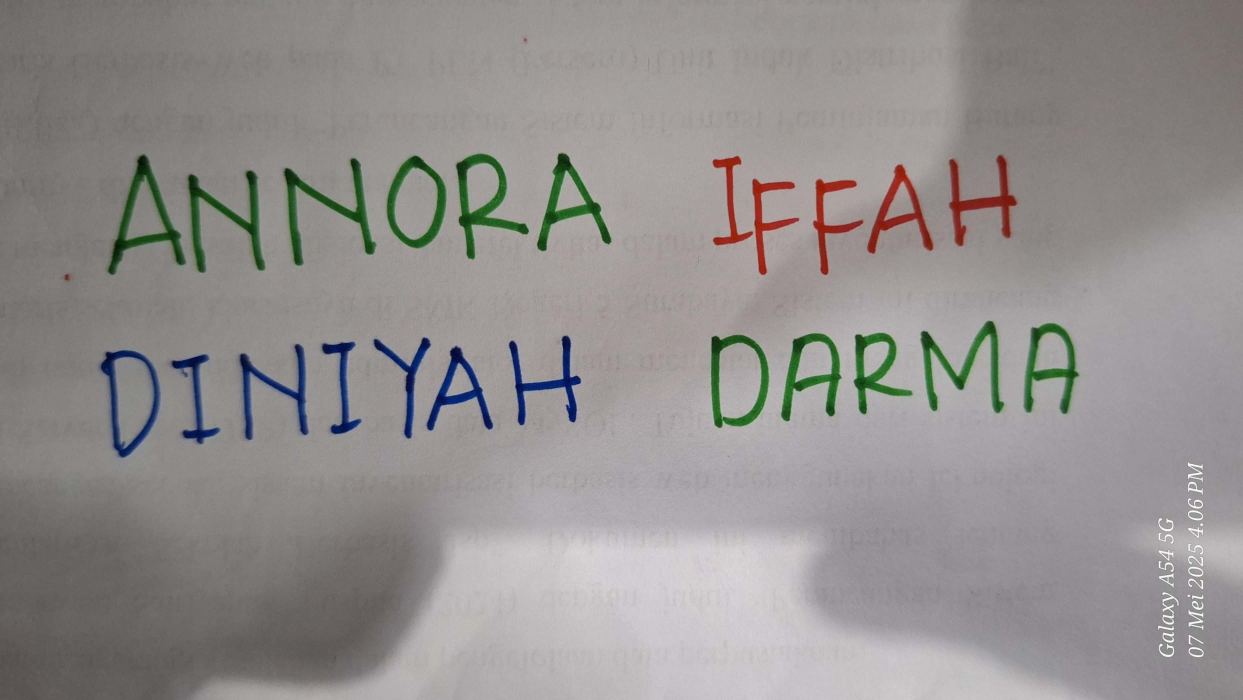
#> input picture WARNA.jpg, 3728 x 2100 px (shown at 1/3 size)
$ jupyter execute 'Nomor 1 & 2.ipynb'
#> lines starting #> are read from the running program, lines starting #| are printed output that depends on the picture; after the words box and inside, x2 and y2 are one past the last pixel; in counts of white or black regions, pixels touching at a corner belong together
## NOMOR 1

[cell 1]
#202331162_Annora Iffah Diniyah Darma
import cv2
import numpy as np
from matplotlib import pyplot as plt

[cell 2]
#202331162_Annora Iffah Diniyah Darma
color_image = cv2.imread('WARNA.jpg')
#> color_image is the input picture: shape (2100, 3728, 3); mean B, G, R 142.2, 143.6, 147.2

[cell 3]
#202331162_Annora Iffah Diniyah Darma
img = cv2.imread('WARNA.jpg')
img_rgb = cv2.cvtColor(img, cv2.COLOR_BGR2RGB)
gray = cv2.cvtColor(img, cv2.COLOR_BGR2GRAY)
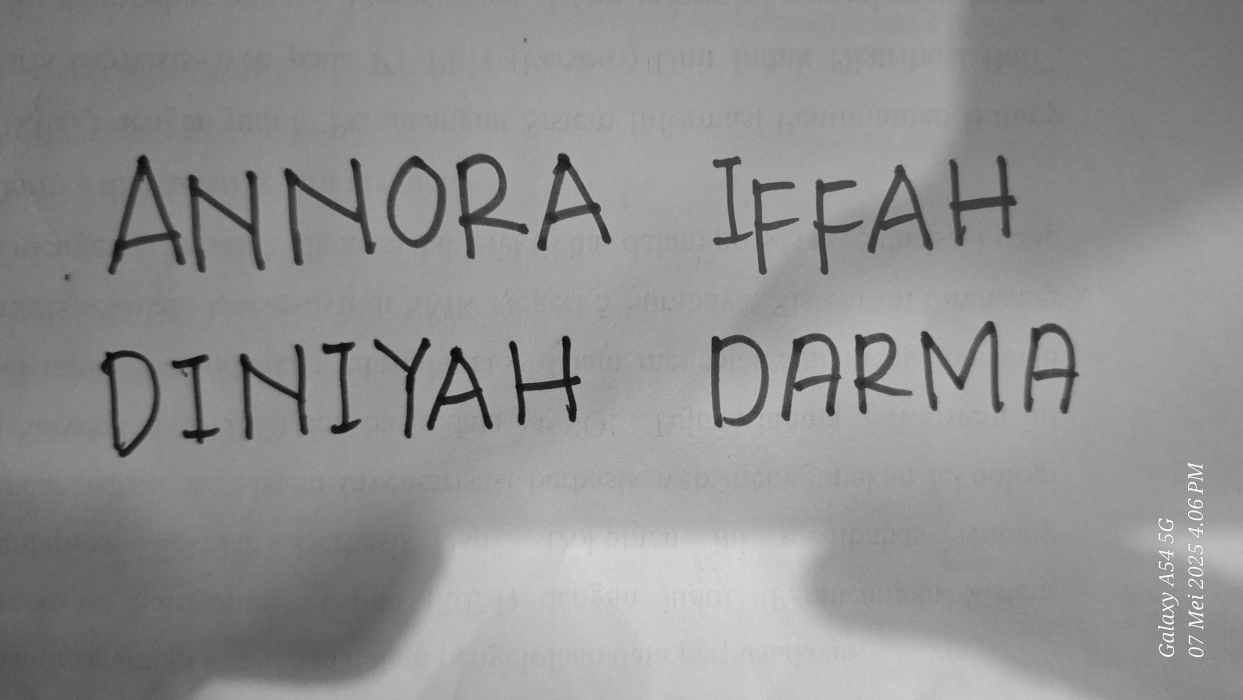
#> gray: shape (2100, 3728) (shown at 1/3 size); min 4, max 255, mean 144.5

[cell 4]
#202331162_Annora Iffah Diniyah Darma
hsv = cv2.cvtColor(img, cv2.COLOR_BGR2HSV)
#> hsv: shape (2100, 3728, 3); mean H, S, V 63.5, 19, 149.6

[cell 5]
#202331162_Annora Iffah Diniyah Darma

# Definisikan mask warna
mask_blue = cv2.inRange(hsv, np.array([100, 50, 50]), np.array([140, 255, 255]))
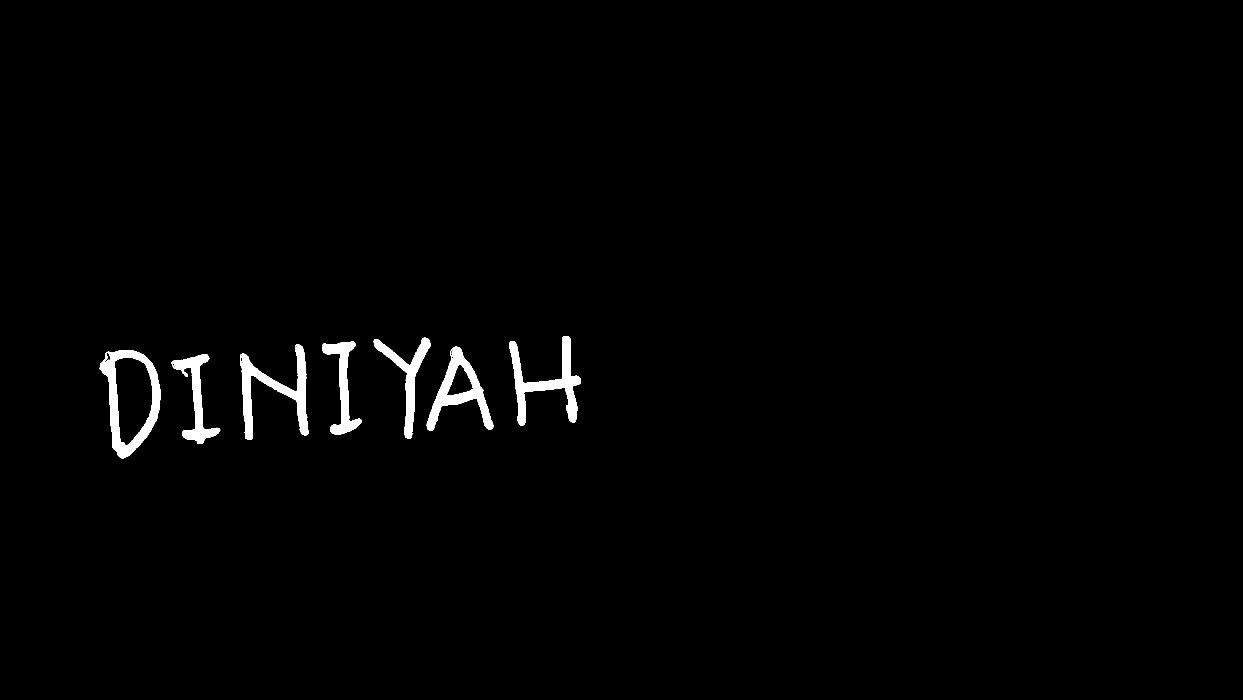
#> mask_blue: shape (2100, 3728) (shown at 1/3 size); 1.2% white; 8 white regions (1 under 20 px), largest, box (x1, y1, x2, y2) and area: (299, 1050, 482, 1375) 18344, (720, 1033, 927, 1320) 16718, (1527, 1008, 1743, 1276) 15878
mask_red = cv2.inRange(hsv, np.array([0, 50, 50]), np.array([10, 255, 255])) + \
           cv2.inRange(hsv, np.array([160, 50, 50]), np.array([180, 255, 255]))
#> mask_red: shape (2100, 3728); 0.99% white; 7 white regions (1 under 20 px), largest, box (x1, y1, x2, y2) and area: (2137, 466, 2399, 827) 23333, (2846, 464, 3056, 740) 21165, (2600, 491, 2803, 764) 18193, (2438, 536, 2593, 827) 14045, (192, 822, 210, 847) 364, (1572, 116, 1580, 124) 52
mask_green = cv2.inRange(hsv, np.array([40, 50, 50]), np.array([80, 255, 255]))
#> mask_green: shape (2100, 3728); 2.6% white; 21 white regions (9 under 20 px), largest, box (x1, y1, x2, y2) and area: (2764, 964, 3014, 1240) 21207, (1369, 460, 1587, 778) 20701, (853, 475, 1129, 798) 20223

# Fungsi untuk ubah jadi abu-abu gelap, tapi tulisan nama tetap terang
def highlight_color(mask, gray_img):
    result = gray_img.copy()
    result = cv2.normalize(result, None, None, 255, cv2.NORM_MINMAX)  # abu gelap untuk semua tulisan
    result[mask != 0] = 245  # warna target ditampilkan lebih terang
    return result

# Hasil final
gray_blue = highlight_color(mask_blue, gray)
gray_red = highlight_color(mask_red, gray)
gray_green = highlight_color(mask_green, gray)
#> in highlight_color (call 3), `result[mask != 0] = 245`:
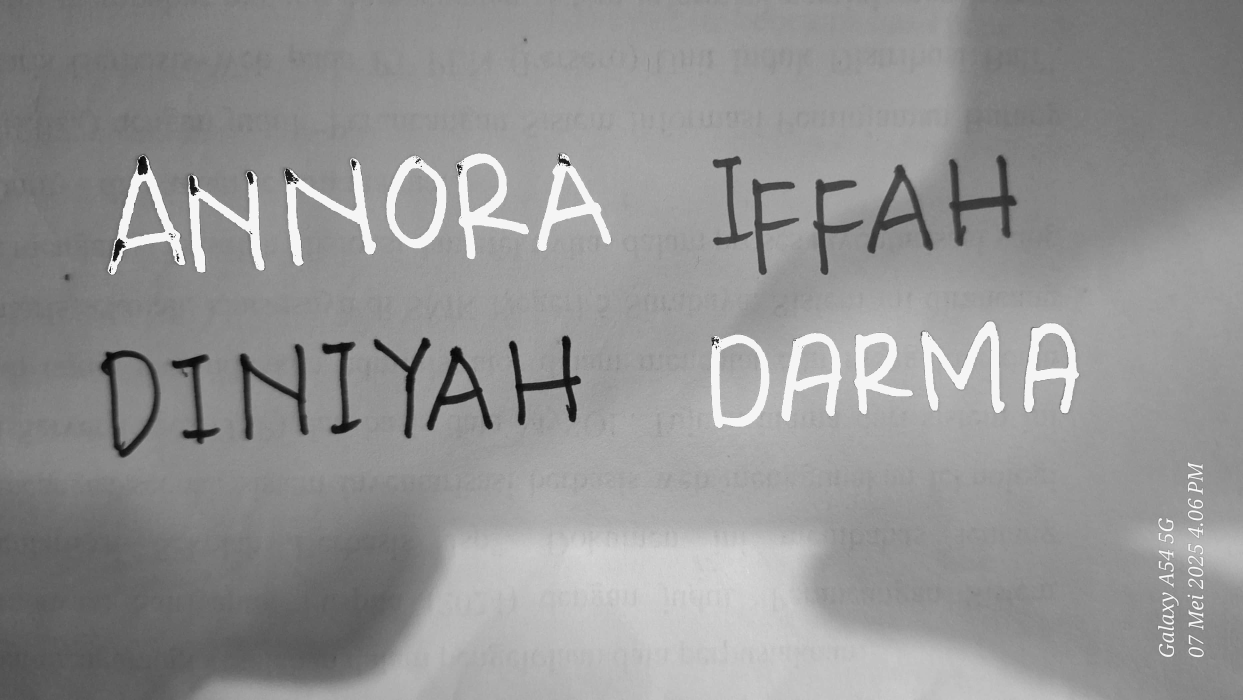
#> result: shape (2100, 3728) (shown at 1/3 size); min 1, max 255, mean 147.7

# Hasil
fig, axs = plt.subplots(2, 2, figsize=(12, 9))

axs[0, 0].imshow(img_rgb)
axs[0, 0].set_title("GAMBAR ASLI")
axs[0, 0].axis("off")

axs[0, 1].imshow(gray_blue, cmap='gray')
axs[0, 1].set_title("BIRU")
axs[0, 1].axis("on")

axs[1, 0].imshow(gray_red, cmap='gray')
axs[1, 0].set_title("MERAH")
axs[1, 0].axis("on")

axs[1, 1].imshow(gray_green, cmap='gray')
axs[1, 1].set_title("HIJAU")
axs[1, 1].axis("on")

plt.tight_layout()
plt.show()

[cell 6]
#202331162_Annora Iffah Diniyah Darma
fig2, axs2 = plt.subplots(1, 3, figsize=(15, 4))

axs2[0].hist(gray_blue.ravel(), bins=256, range=(0, 256), color='blue', alpha=0.7)
axs2[0].set_title("Histogram - BIRU")

axs2[1].hist(gray_red.ravel(), bins=256, range=(0, 256), color='red', alpha=0.7)
axs2[1].set_title("Histogram - RED")

axs2[2].hist(gray_green.ravel(), bins=256, range=(0, 256), color='green', alpha=0.7)
axs2[2].set_title("Histogram - GREEN")

plt.tight_layout()
plt.show()
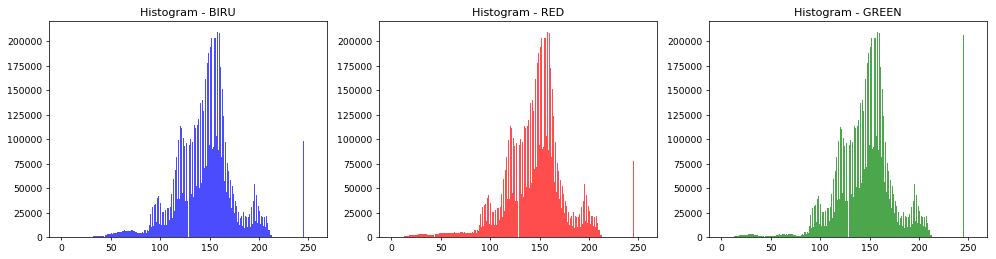
#> figure drawn by matplotlib, 3 panels; panel 1: tallest bar 209904 high, from x = 158 to 159; panel 2: tallest bar 209722 high, from x = 158 to 159; panel 3: tallest bar 209788 high, from x = 158 to 159

[cell 7]
#202331162_Annora Iffah Diniyah Darma
def make_binary(mask):
    binary = np.zeros_like(mask)
    binary[mask > 0] = 255
    return binary

[cell 8]
#202331162_Annora Iffah Diniyah Darma
color_thresholds = [
    {"color": "Red", "lower": [0, 50, 50], "upper": [10, 255, 255]},
    {"color": "Green", "lower": [40, 50, 50], "upper": [80, 255, 255]},
    {"color": "Blue", "lower": [100, 50, 50], "upper": [140, 255, 255]},
    {"color": "Red", "lower": [160, 50, 50], "upper": [180, 255, 255]},
]

[cell 9]
#202331162_Annora Iffah Diniyah Darma
color_thresholds_sorted = sorted(color_thresholds, key=lambda x: x["lower"][0])

[cell 10]
#202331162_Annora Iffah Diniyah Darma
print("Daftar Ambang Batas HSV (diurutkan berdasarkan Hue):")
for i, item in enumerate(color_thresholds_sorted, 1):
    print(f"{i}. Warna: {item['color']}")
    print(f"   Lower HSV: {item['lower']}")
    print(f"   Upper HSV: {item['upper']}\n")

## NOMOR 2

[cell 11]
#202331162_Annora Iffah Diniyah Darma
img = cv2.imread('WARNA.jpg')
hsv = cv2.cvtColor(img, cv2.COLOR_BGR2HSV)

[cell 12]
#202331162_Annora Iffah Diniyah Darma
mask_red = cv2.inRange(hsv, np.array([0, 50, 50]), np.array([10, 255, 255])) + \
           cv2.inRange(hsv, np.array([160, 50, 50]), np.array([180, 255, 255]))
mask_green = cv2.inRange(hsv, np.array([40, 50, 50]), np.array([80, 255, 255]))
mask_blue = cv2.inRange(hsv, np.array([100, 50, 50]), np.array([140, 255, 255]))

[cell 13]
#202331162_Annora Iffah Diniyah Darma
# Gabungan warna
none = np.zeros_like(mask_blue)
only_blue = mask_blue
red_blue = cv2.bitwise_or(mask_red, mask_blue)
#> red_blue: shape (2100, 3728); 2.2% white; 15 white regions (2 under 20 px), largest, box (x1, y1, x2, y2) and area: (2137, 466, 2399, 827) 23333, (2846, 464, 3056, 740) 21165, (299, 1050, 482, 1375) 18344
rgb = cv2.bitwise_or(red_blue, mask_green)
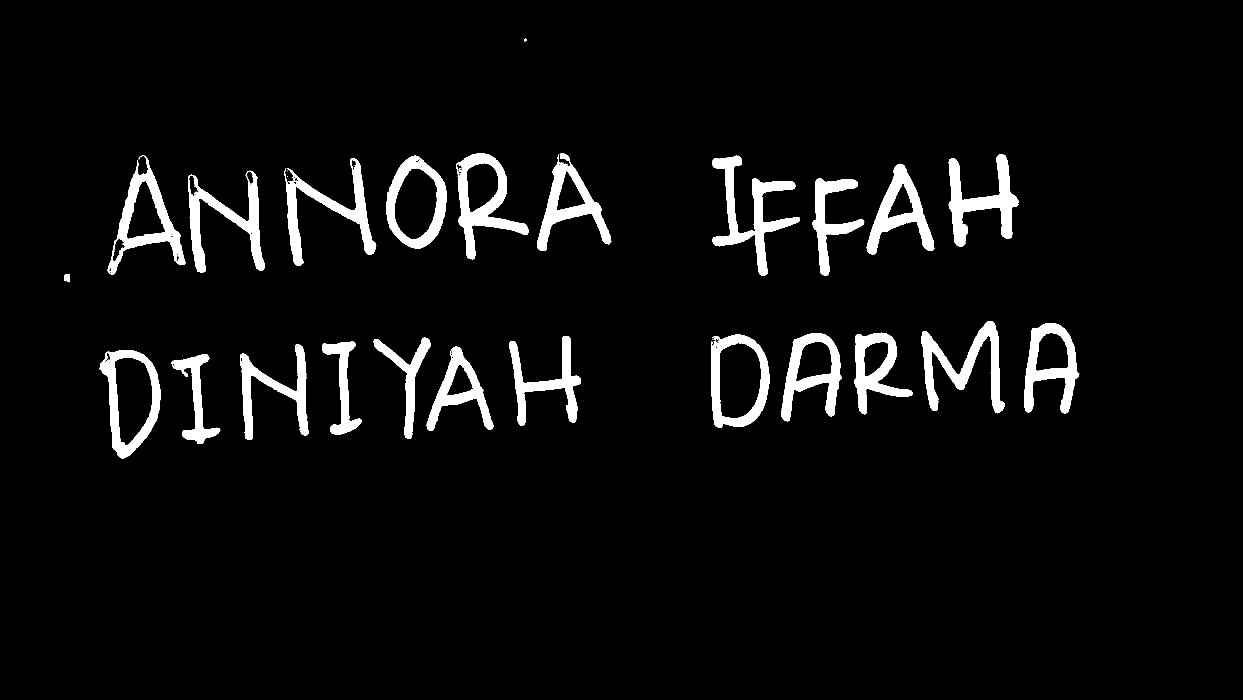
#> rgb: shape (2100, 3728) (shown at 1/3 size); 4.9% white; 36 white regions (11 under 20 px), largest, box (x1, y1, x2, y2) and area: (2137, 466, 2399, 827) 23333, (2764, 964, 3014, 1240) 21207, (2846, 464, 3056, 740) 21165

# Konversi ke citra biner
img_none = make_binary(none)
#> none: shape (2100, 3728); every value is 0
img_blue = make_binary(only_blue)
img_rb = make_binary(red_blue)
img_rgb = make_binary(rgb)

# Visualisasi hasil deteksi warna (4 kategori saja)
fig, axs = plt.subplots(2, 2, figsize=(10, 10))
axs[0, 0].imshow(img_none, cmap='gray')
axs[0, 0].set_title("NONE")
axs[0, 0].axis("off")

axs[0, 1].imshow(img_blue, cmap='gray')
axs[0, 1].set_title("BLUE")
axs[0, 1].axis("off")

axs[1, 0].imshow(img_rb, cmap='gray')
axs[1, 0].set_title("RED-BLUE")
axs[1, 0].axis("off")

axs[1, 1].imshow(img_rgb, cmap='gray')
axs[1, 1].set_title("RED-GREEN-BLUE")
axs[1, 1].axis("off")

plt.tight_layout()
plt.show()
